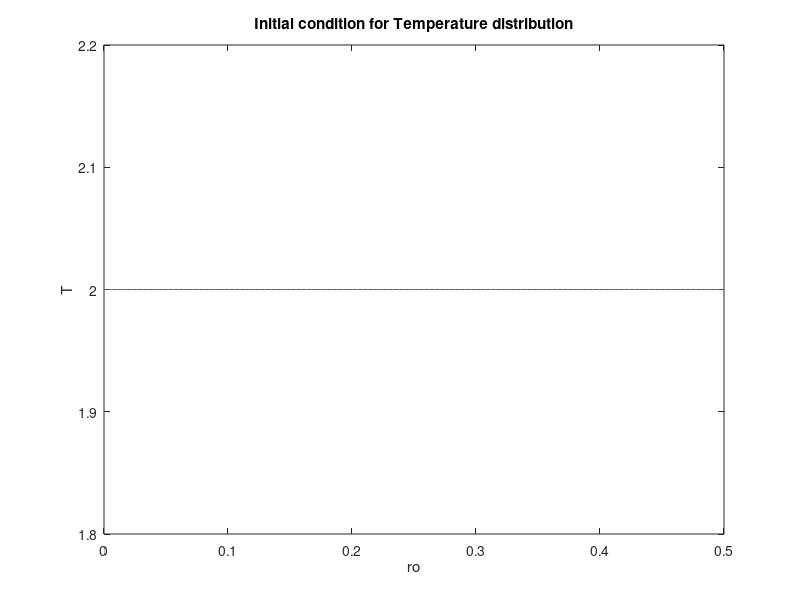
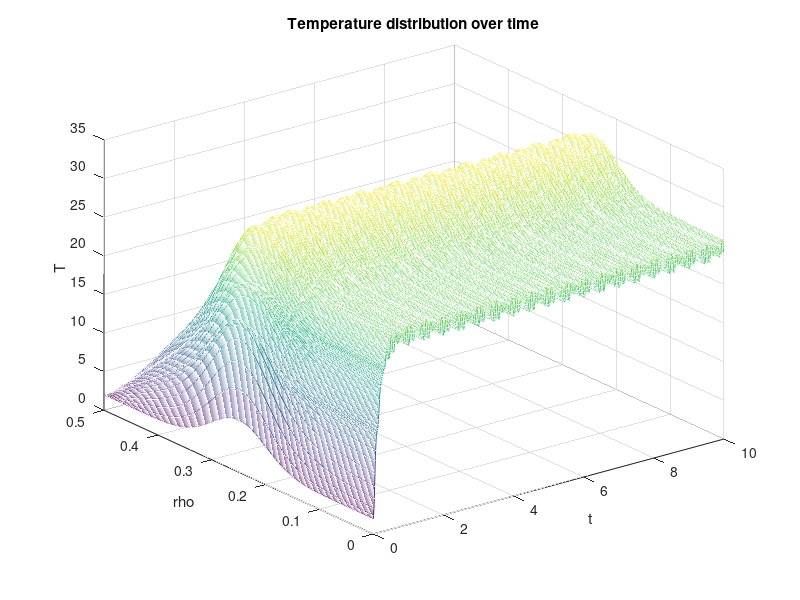
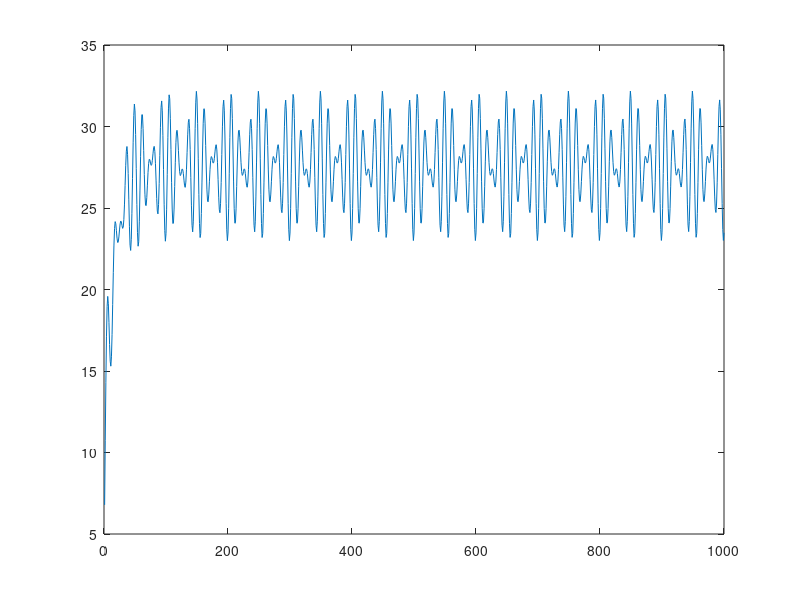
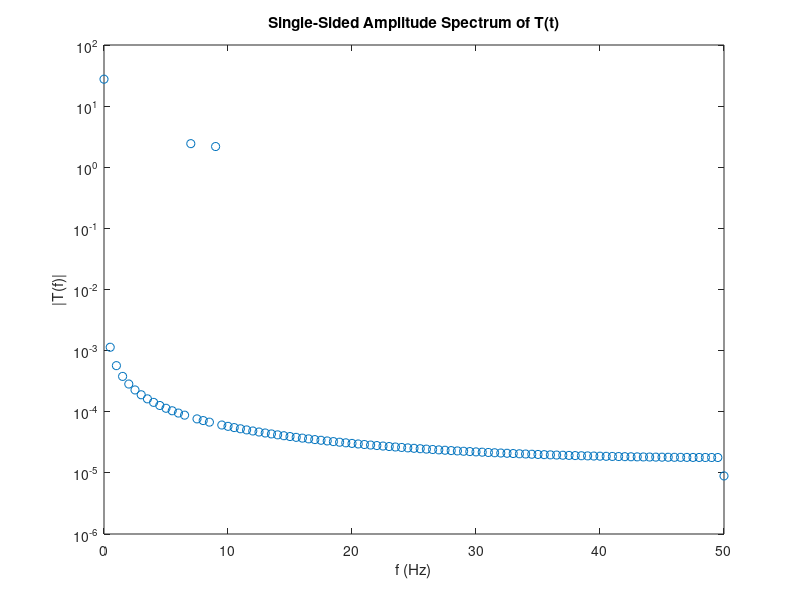

Source code (MATLAB) for these figures, in order:
clc; clear all; close all
L = .5; % length in spatial coordinates
rho_start = 0; rho_end = L;
t_start = 0.0; t_end = 10;
a = 0;  
C = 2; % constant temperature at the end of the bar
n = 498;  % grid points in space
m = 1000.; % timestamps

t = linspace(t_start,t_end - t_end/m ,m);
rho = linspace(rho_start,rho_end,n+2)'; %TODO check how you define the grid spacing
drho = rho(2) - rho(1);
dt = t(2) - t(1); Fs = 1/dt;

P = 200*normpdf(0,-round(n/2):round(n/2)+1,50)';
pvec = sin(2*pi*7*t) + sin(2*pi*9*t) + 3;
for j = 1:n+2
   pvect(j,:) = pvec;  
end
gamma = 1; % Diffusivity constant

q = gamma * dt / (drho^2) * 2/3; 

Adiag = (2*q + 1)*ones(n+2,1); Adiag(end) = 1;
Aover = -q*ones(n+2,1); Aover(2) = -2.*q;
Aunder = -q*ones(n+2,1); Aunder(n+1:end) = 0;

A = spdiags([Aunder,Adiag,Aover],[-1 0 1],n+2,n+2);

b = zeros(n+2,1);
b(1) = -2.*q*a*drho;
% b(end) = q*C;

rho = linspace(rho_start,rho_end, n+2)';

T_tk = 0*100*normpdf(0,-round(n/2):round(n/2)+1,50)' + C;
T_tk(end) = C;

figure(1)
plot (rho,T_tk,'-')
title ('Initial condition for Temperature distribution')
xlabel ('ro')
ylabel ('T')

%%%%%%%%%%%%%%%%%%%%%%%%%%%%%%%%%

T=zeros(n+2,m);
T(:,1) = T_tk;

for k = 1:m
    c = T_tk + b;
    T_tk_1 = A\c;
    T_tk_1 = T_tk_1 + P.*pvect(:,k);
    T(:,k) = T_tk_1;
    T_tk = T_tk_1;
end

figure(2)
mesh (t,rho,T)
title ('Temperature distribution over time')
xlabel ('t')
ylabel ('rho')
zlabel ('T')

figure(3)
plot(T((n+2)/2,:))

 m = 200;
S = T((n+2)/2,801:end);
Y = fft(S)/length(S);
P2 = abs(Y);
P1 = P2(1:m/2+1);
P1(2:end-1) = 2*P1(2:end-1);

f = Fs*(0:(m/2))/m;
figure(4)

stem(f,P1) ;
set(gca,'YScale','log'); 
title('Single-Sided Amplitude Spectrum of T(t)')
xlabel('f (Hz)')
ylabel('|T(f)|')
